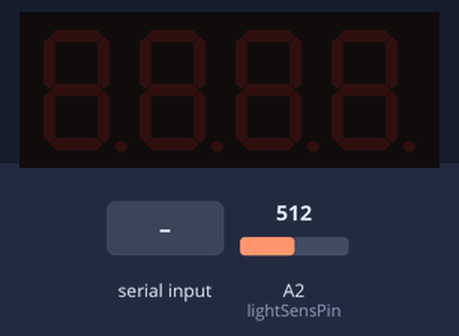
The sketch below on a simulated Arduino Uno, built with avr-gcc and run on an emulated ATmega328P. Shown: 4-digit seven-segment display. Inputs (shaded band) come from the test bench; at power-on: A2 (lightSensPin) = 512. The audio player accepts every command and is not drawn; what the sketch prints to the serial monitor is not drawn.

Above: at 1.7 s.
1.8 s: byte 1 (1) received over Serial
At 2.6 s:
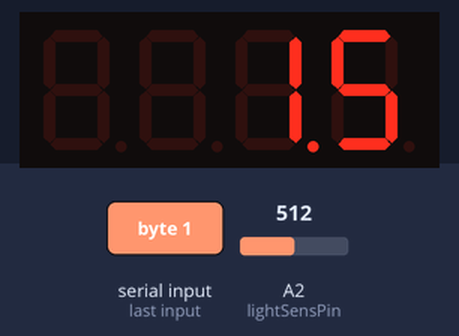
At 18.9 s:
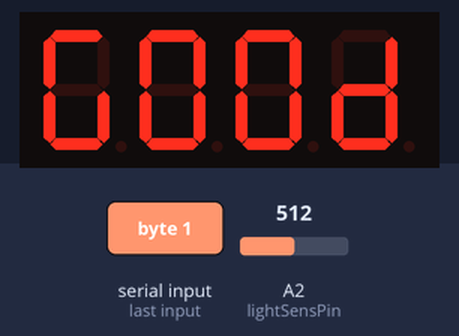
Timing chart, 0 to 19.3 s (numbered marks = the images above; inputs shaded):
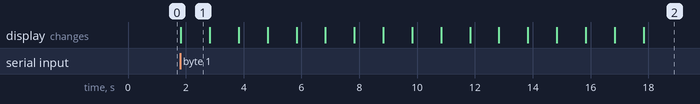

The sketch:

arduino_2.ino
```cpp
#include "SevSegShift.h"
//https://github.com/bridystone/SevSegShift
#include "SoftwareSerial.h"
#include "DFRobotDFPlayerMini.h"
#define lightSensPin A2

uint8_t incomingByte = 0;
SevSeg sevseg;
SoftwareSerial connection(A0, A1);

// Create DF player mini connection
static const uint8_t PIN_MP3_TX = A0;  // Connects to module's RX
static const uint8_t PIN_MP3_RX = A1;  // Connects to module's TX
SoftwareSerial softwareSerial(PIN_MP3_RX, PIN_MP3_TX);
DFRobotDFPlayerMini player;

// define variables
bool isPlaying = false;
bool good = true;
unsigned long startTime = 0;

void setup() {
  //setup for sevseg
  byte numDigits = 4;
  byte digitPins[] = { 10, 11, 12, 13 };
  byte segmentPins[] = { 2, 3, 4, 5, 6, 7, 8 };
  bool resistorsOnSegments = true;               // 'false' means resistors are on digit pins
  byte hardwareConfig = COMMON_CATHODE;          // See README.md for options
  bool updateWithDelays = false;                 // Default 'false' is Recommended
  bool leadingZeros = false;                     // Use 'true' if you'd like to keep the leading zeros
  bool disableDecPoint = true;                   // Use 'true' if your decimal point doesn't exist or isn't connected
  //start sevseg
  sevseg.begin(hardwareConfig, numDigits, digitPins, segmentPins, resistorsOnSegments, updateWithDelays, leadingZeros, disableDecPoint);
  sevseg.setBrightness(100);
  Serial.begin(9600);
  pinMode(lightSensPin, INPUT);
  //start softwareserial for dfplayer mini
  softwareSerial.begin(9600);

  // Start communication with DFPlayer Mini
  if (player.begin(softwareSerial)) {
    // Set volume to maximum (0 to 30).
    player.volume(20);
  }
}

void loop() {

  if (Serial.available() > 0) {
    incomingByte = Serial.read();
    Serial.println(incomingByte);
  }
  // when 1 is received from arduino 1, start music, set playing on true and start the timer
  if (incomingByte == 1 && !isPlaying) {
    player.play(1);  // This will initiate playback
    isPlaying = true;
    startTime = millis();  // Start the timer

  }
  // display the counter from 15 to 0, when 0 return 0 to arduino 1
  if (isPlaying) {
    unsigned long elapsedTime = millis() - startTime;
    int secondsLeft = 15 - (elapsedTime / 1000);

    if (secondsLeft >= 0) {
      sevseg.setNumber(secondsLeft, 1);  // Display the number of seconds left
    } else {
      secondsLeft = 0;
      Serial.write(0);
      sevseg.setChars("END ");
      isPlaying = false;
      incomingByte = 0;  // Reset for the next round
      good = false;
    }
  } else if (player.available() && player.readType() == DFPlayerPlayFinished) {
    isPlaying = false;
  }

  // when timer is done and lightpin senses the lightbeam is broken display good
  if (analogRead(lightSensPin) < 600 && !isPlaying && !good) {
    sevseg.setChars("GOOD");
    sevseg.refreshDisplay();
    good = true;
  }


  sevseg.refreshDisplay();  // Must run repeatedly
}
```

Measured:
- after the input at 1.8 s, the display: changes at once (image 1)
- what the display in image 1 shows lasts 1.0 s, from 1.8 s to 2.8 s
